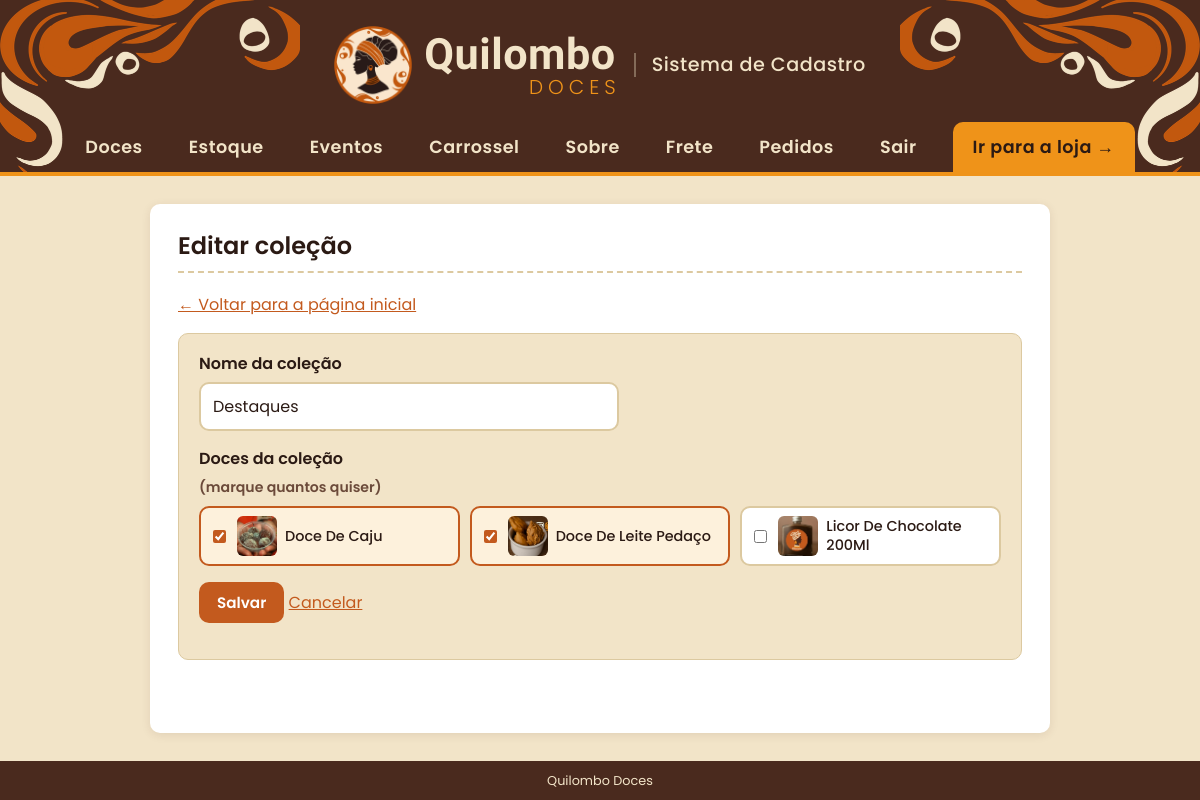
Page /pagina-inicial/4/editar (signed in) on the committed database.
### tables this page shows
CREATE TABLE secoes (
                id       INTEGER PRIMARY KEY AUTOINCREMENT,
                nome     TEXT    NOT NULL,
                tipo     TEXT    NOT NULL DEFAULT 'colecao',
                posicao  INTEGER NOT NULL
            );

CREATE TABLE doces (
            id     INTEGER PRIMARY KEY AUTOINCREMENT,
            nome   TEXT    NOT NULL,
            preco  REAL    NOT NULL
        , imagem TEXT, descricao TEXT, destaque INTEGER NOT NULL DEFAULT 0, estoque INTEGER NOT NULL DEFAULT 0, categoria_id INTEGER);

### app.py (the view)
@app.route("/pagina-inicial/<int:id_secao>/editar", methods=["GET", "POST"])
def editar_colecao(id_secao):
    conn = conectar_banco()
    secao = conn.execute("SELECT * FROM secoes WHERE id = ? AND tipo = 'colecao'",
                         (id_secao,)).fetchone()
    if secao is None:
        conn.close()
        return render_template("erro.html", mensagem="Coleção não encontrada."), 404
    erro = ""
    if request.method == "POST":
        dados = {"nome": request.form.get("nome", "").strip(),
                 "doces": [int(i) for i in request.form.getlist("doces") if i.isdigit()]}
        erro = salvar_colecao(conn, dados, id_secao)
        if not erro:
            conn.close()
            return redirect(url_for("pagina_inicial", msg=f"\"{dados['nome']}\" salva!"))
    else:
        dados = {"nome": secao["nome"],
                 "doces": [l["doce_id"] for l in conn.execute(
                     'SELECT doce_id FROM secao_doces WHERE secao_id = ?', (id_secao,))]}
    todos = conn.execute('SELECT * FROM doces ORDER BY nome').fetchall()
    conn.close()
    return render_template("colecao.html", secao=secao, todos=todos, dados=dados,
                           erro=erro), (400 if erro else 200)

### app.py (called while the page is built)
@app.context_processor
def dados_globais():
    return {
        "qtd_carrinho": sum(session.get("carrinho", {}).values()),
        "whatsapp": WHATSAPP,
        "pedidos_pendentes": contar_pedidos_pendentes(),
        "cliente": cliente_atual(),      # cliente logado na loja (ou None)
    }

def contar_pedidos_pendentes():
    conn = conectar_banco()
    qtd = conn.execute(
        "SELECT COUNT(*) FROM pedidos WHERE status = 'informado'").fetchone()[0]
    conn.close()
    return qtd

@app.before_request
def proteger_admin():
    endpoint = request.endpoint or ""
    if (not endpoint                            # pagina que nao existe: mostra o erro 404
            or endpoint.startswith("loja")
            or endpoint.startswith("contas.")
            or endpoint in PAGINAS_PUBLICAS
            or session.get("admin_id")):
        return None
    if endpoint == "listar":
        return redirect(url_for("loja"))
    proximo = request.path if request.method == "GET" else ""
    return redirect(url_for("admin_entrar", proximo=proximo))

### contas.py (called while the page is built, shortened)
def cliente_atual():
    id_cliente = session.get("cliente_id")
    if not id_cliente:
        return None

@contas.before_app_request
def exigir_email():
    endpoint = request.endpoint or ""
    if not (endpoint.startswith("loja") or endpoint.startswith("contas.")):
        return None                         # area do admin, arquivos etc.

### templates/colecao.html (shortened to what this page needs)
{% extends "base.html" %}
{% block conteudo %}
  <h2>Editar coleção</h2>
  <p><a href="{{ url_for('pagina_inicial') }}">&larr; Voltar para a página inicial</a></p>
  <form class="caixa-envio" method="post" action="{{ url_for('editar_colecao', id_secao=secao['id']) }}">
    {% include "_escolher_doces.html" %}
    <p>
      <button type="submit" class="botao">Salvar</button>
      <a href="{{ url_for('pagina_inicial') }}">Cancelar</a>
    </p>
  </form>
{% endblock %}

### templates/_escolher_doces.html
<p>
  <label for="nome-colecao">Nome da coleção</label>
  <input type="text" id="nome-colecao" name="nome" value="{{ dados.nome }}"
         placeholder="Ex.: Coleção de Natal, Presentes, Lançamentos">
</p>
<p class="rotulo-doces">Doces da coleção <span class="dica">(marque quantos quiser)</span></p>
<div class="escolher-doces">
  {% for d in todos %}
    <label class="doce-opcao">
      <input type="checkbox" name="doces" value="{{ d['id'] }}" {% if d['id'] in dados.doces %}checked{% endif %}>
      {% if d['imagem'] %}
        <img src="{{ url_for('static', filename='uploads/' ~ d['imagem']) }}" alt="">
      {% else %}
        <span class="doce-sem-foto">{{ d['nome'][0]|upper }}</span>
      {% endif %}
      <span>{{ d['nome'] }}</span>
    </label>
  {% else %}
    <p class="vazio">Nenhum doce cadastrado ainda.</p>
  {% endfor %}
</div>

### static/estilo.css (style rules this page uses)
:root { --areia: #f2e4c8; --areia-escura: #e8d5ae; --cacau: #2b1a14; --raiz: #4a2a1e; --cacau-2: #2b1a14; --terracota: #c35a1e; --terracota-hover: #4a2a1e; --ouro: #ef9319; --ouro-hover: #d6820f; --verde: #25d366; --verde-hover: #1da851; --perigo: #c0392b; --sucesso-bg: #e8f6ec; --sucesso-txt: #1e6b3a; --erro-bg: #fdecea; --branco: #ffffff; --borda: #dcc9a0; --texto-suave: #6b4a3a; --raio: 10px; --raio-grande: 12px; --sombra: 0 2px 10px rgba(74, 42, 30, 0.10); --sombra-forte: 0 8px 20px rgba(74, 42, 30, 0.18); --fonte-texto: "Poppins", Arial, sans-serif; --fonte-marca: "Kaushan Script", cursive; }
* { box-sizing: border-box; }
body { margin: 0; font-family: var(--fonte-texto); font-size: 16px; line-height: 1.5; color: var(--cacau); background: var(--areia); min-height: 100vh; display: flex; flex-direction: column; }
h1, h2, h3 { font-family: var(--fonte-texto); font-weight: 600; line-height: 1.2; }
a { color: var(--terracota); }
img { max-width: 100%; }
.dica { display: block; color: var(--texto-suave); font-size: 0.88rem; margin-top: 6px; }
main h2 { margin-top: 0; padding-bottom: 10px; border-bottom: 2px dashed var(--borda); }
button, .botao, .btn-whatsapp { font-family: inherit; font-size: 0.95rem; font-weight: 600; border: none; border-radius: var(--raio); padding: 9px 18px; cursor: pointer; text-decoration: none; display: inline-block; transition: background 0.2s, transform 0.1s; }
button { background: var(--raiz); color: var(--areia); }
.botao { background: var(--terracota); color: var(--branco); }
.caixa-envio .botao { margin-bottom: 16px; }
form p { margin: 0 0 16px; }
label { display: block; font-weight: 600; margin-bottom: 6px; }
input[type="text"], input[type="password"], input[type="number"], input[type="date"], textarea { width: 100%; max-width: 420px; padding: 10px 12px; font-family: inherit; font-size: 1rem; color: var(--cacau); background: var(--areia); border: 2px solid var(--borda); border-radius: var(--raio); transition: border-color 0.2s, box-shadow 0.2s; }
.caixa-envio { padding: 18px 20px 4px; margin-bottom: 24px; background: var(--areia); border: 1px solid var(--borda); border-radius: var(--raio); }
.caixa-envio input[type="file"], .caixa-envio input[type="text"] { background: var(--branco); }
.rotulo-doces { font-weight: 600; margin-bottom: 8px; }
.escolher-doces { display: grid; grid-template-columns: repeat(auto-fill, minmax(210px, 1fr)); gap: 10px; margin-bottom: 16px; }
.doce-opcao { display: flex; align-items: center; gap: 8px; padding: 8px; margin: 0; background: #fff; border: 2px solid var(--borda); border-radius: var(--raio); font-weight: 500; font-size: 0.9rem; line-height: 1.3; overflow-wrap: anywhere; cursor: pointer; }
.doce-opcao:has(input:checked) { border-color: var(--terracota); background: #fdf1dc; }
.doce-opcao input { accent-color: var(--terracota); flex-shrink: 0; }
.doce-opcao img, .doce-sem-foto { width: 40px; height: 40px; flex-shrink: 0; object-fit: cover; border-radius: 6px; }
#nome-colecao { max-width: 420px; }

### rows in the picture
secoes: nome "Destaques"
doces: doces "☑", imagem (picture), nome "Doce De Caju"
doces: doces "☑", imagem (picture), nome "Doce De Leite Pedaço"
doces: imagem (picture), nome "Licor De Chocolate 200Ml"
